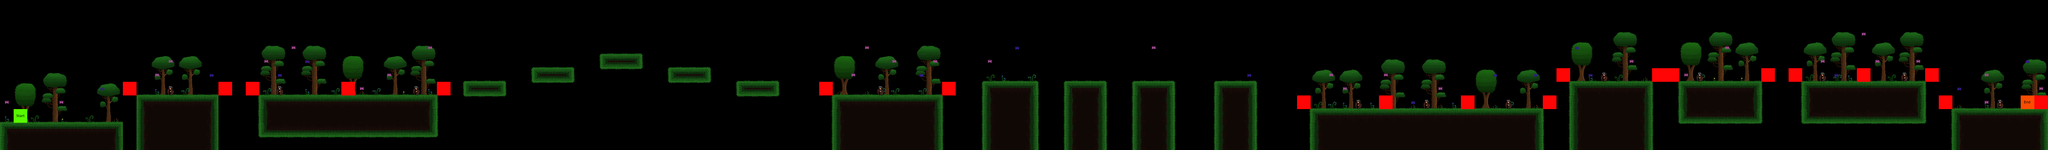

A 2D game scene composited from a Tiled map and its tileset images. What follows is a short description and the map's XML, with each tile layer's data collapsed to a summary:
An orthogonal 150x11 tile map with 64x64 px tiles, 8 tile layers (bg_trees, terrain, grass, flowers, ...), 7 tilesets.

<map version="1.10" tiledversion="1.10.2" orientation="orthogonal" renderorder="right-down" width="150" height="11" tilewidth="64" tileheight="64" infinite="0" nextlayerid="9" nextobjectid="1">
 <tileset firstgid="1" source="../tilesets/terrain_tiles.tsx" />
 <tileset firstgid="17" source="../tilesets/grass_tiles.tsx" />
 <tileset firstgid="21" source="../tilesets/flowers_tiles.tsx" />
 <tileset firstgid="26" source="../tilesets/bg_trees_tiles.tsx" />
 <tileset firstgid="29" source="../tilesets/butterflies_tiles.tsx" />
 <tileset firstgid="31" source="../tilesets/enemy_tiles.tsx" />
 <tileset firstgid="33" source="../tilesets/player_tiles.tsx" />
 <layer id="4" name="bg_trees" width="150" height="11">
  <data>[1650 cells, 30 non-empty, 3 distinct tile ids]</data>
 </layer>
 <layer id="1" name="terrain" width="150" height="11">
  <data>[1650 cells, 340 non-empty, 12 distinct tile ids]</data>
 </layer>
 <layer id="2" name="grass" width="150" height="11">
  <data>[1650 cells, 247 non-empty, 4 distinct tile ids]</data>
 </layer>
 <layer id="3" name="flowers" width="150" height="11">
  <data>[1650 cells, 51 non-empty, 5 distinct tile ids]</data>
 </layer>
 <layer id="5" name="butterflies" width="150" height="11">
  <data>[1650 cells, 45 non-empty, 2 distinct tile ids]</data>
 </layer>
 <layer id="6" name="enemy" width="150" height="11">
  <data>[1650 cells, 12 non-empty, 1 distinct tile ids]</data>
 </layer>
 <layer id="7" name="constraints" width="150" height="11">
  <data>[1650 cells, 20 non-empty, 1 distinct tile ids]</data>
 </layer>
 <layer id="8" name="player" width="150" height="11">
  <data>[1650 cells, 2 non-empty, 2 distinct tile ids]</data>
 </layer>
</map>
